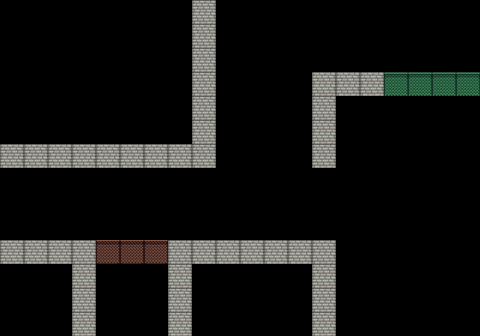

A 2D game scene composited from a Tiled map and its tileset images. What follows is a short description and the map's XML, with each tile layer's data collapsed to a summary:
An orthogonal 20x14 tile map with 24x24 px tiles, 2 tile layers (block, obje), 2 tilesets.

<map version="1.0" orientation="orthogonal" renderorder="right-down" width="20" height="14" tilewidth="24" tileheight="24" nextobjectid="1">
 <tileset firstgid="1" name="map" tilewidth="24" tileheight="24" tilecount="3" columns="3">
  <image source="map.png" width="72" height="24" />
  <tile id="0">
   <properties>
    <property name="blo" type="int" value="1" />
   </properties>
  </tile>
  <tile id="1">
   <properties>
    <property name="blo" type="int" value="2" />
   </properties>
  </tile>
  <tile id="2">
   <properties>
    <property name="blo" type="int" value="3" />
   </properties>
  </tile>
 </tileset>
 <tileset firstgid="4" name="map2" tilewidth="24" tileheight="24" tilecount="2" columns="2">
  <image source="map2.png" width="48" height="24" />
  <tile id="0">
   <properties>
    <property name="blo" type="int" value="2" />
   </properties>
  </tile>
  <tile id="1">
   <properties>
    <property name="blo" type="int" value="4" />
   </properties>
  </tile>
 </tileset>
 <layer name="block" width="20" height="14">
  <data>[280 cells, 41 non-empty, 1 distinct tile ids]</data>
 </layer>
 <layer name="obje" width="20" height="14">
  <data>[280 cells, 7 non-empty, 2 distinct tile ids]</data>
 </layer>
</map>
